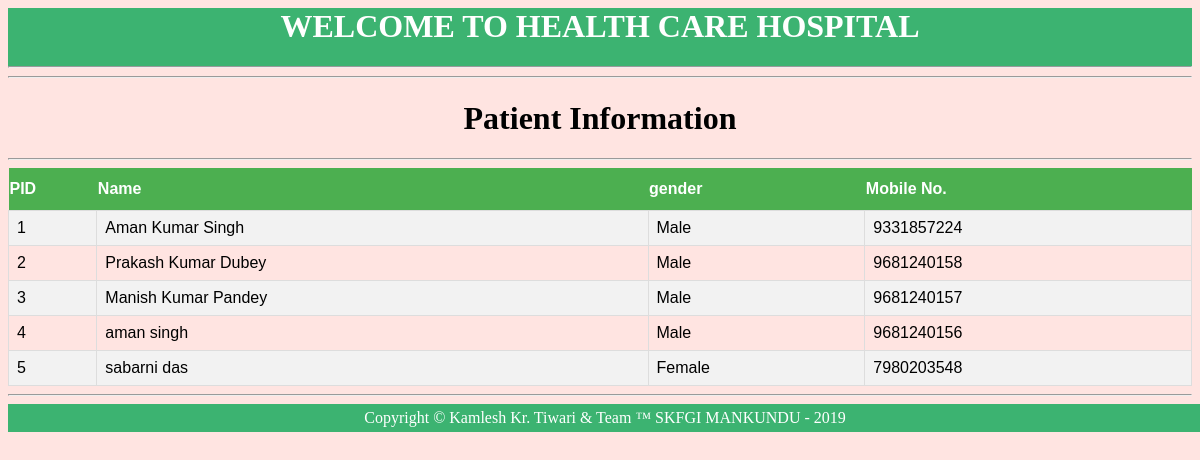
Screenshot of /patient_information.php with the database file from the repository.
### tables this page shows
CREATE TABLE `patient_registration` (
  `pid` int(3) NOT NULL,
  `first_name` text,
  `last_name` text,
  `phno` bigint(10) DEFAULT NULL,
  `gender` text
);

### patient_information.php (the view, shortened to what this page needs)
<html>
<head>
</head>
<body >
<header>
<h1>WELCOME TO HEALTH CARE HOSPITAL</h1><hr>
</header>
<hr>
<h1 align="center">Patient Information</h1>
<?php
$con=Mysqli_connect("localhost","root","","hospital_management");
echo "<hr>";
$query="Select * from patient_registration";
$select=mysqli_query($con,$query);
if (mysqli_num_rows($select) > 0)
	{
		 echo '<table align="center" id="patient" >
		 <tr>
		 <th>PID</th>
		 <th>Name</th>
		 <th>gender</th>
		 <th>Mobile No.</th>
		 </tr>';
    while($row = mysqli_fetch_assoc($select))
	{
		 echo "<tr><td>".$row["pid"]."</td><td>".$row["first_name"]." ".$row["last_name"]."</td><td>".$row["gender"]."</td><td>".$row["phno"]."</td></tr>";
    }
    echo "</table>";
    }
    else {
    echo '<h3 align="center" >No Result found</h3>';
	}
?>
<hr>
<footer>
Copyright &copy; Kamlesh Kr. Tiwari & Team &trade; SKFGI MANKUNDU - 2019
</footer>
</body>
</html>

### patient_information.php (style rules this page uses)
footer { background-color:#3cb371; color:white; clear:both; text-align:center; padding:5px; position:relative; bottom: 0px; width: 100%; }
header { background-color:#3cb371; color:white; text-align:center; padding:0px; }
body { background-color:#FFE4E1; }
#patient { font-family: "Trebuchet MS", Arial, Helvetica, sans-serif; border-collapse: collapse; width: 100%; }
#patient td, #patients th { border: 1px solid #ddd; padding: 8px; }
#patient tr:nth-child(even) { background-color: #f2f2f2; }
#patient th { padding-top: 12px; padding-bottom: 12px; text-align: left; background-color: #4CAF50; color: white; }

### rows the page displays
patient_registration: pid "1", first_name "Aman Kumar", last_name "Singh", gender "Male", phno "9331857224"
patient_registration: pid "2", first_name "Prakash Kumar", last_name "Dubey", gender "Male", phno "9681240158"
patient_registration: pid "3", first_name "Manish Kumar", last_name "Pandey", gender "Male", phno "9681240157"
patient_registration: pid "4", first_name "aman", last_name "singh", gender "Male", phno "9681240156"
patient_registration: pid "5", first_name "sabarni", last_name "das", gender "Female", phno "7980203548"
